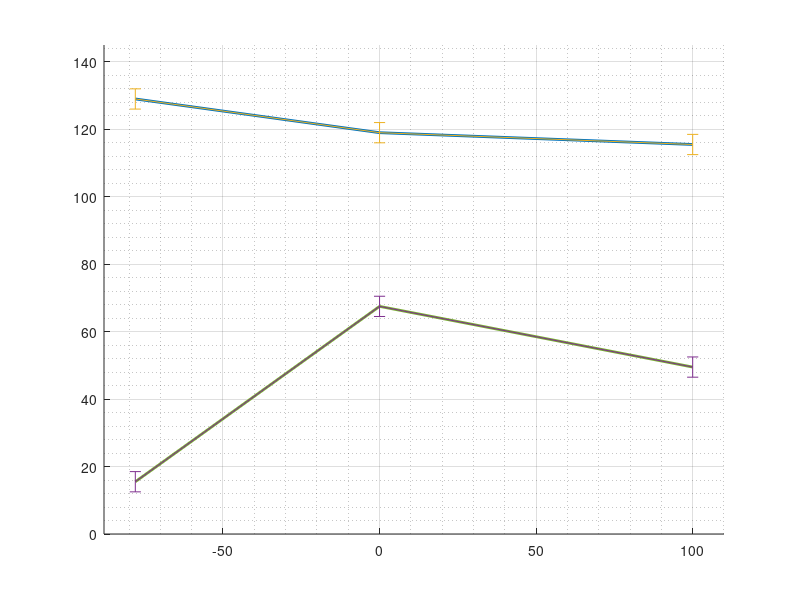

This figure's MATLAB source: (Note: this script raises an error after producing the figure.)
close all; clear

%% Data

% Tepmerature (deg C)
temperature = ([-108.4 32 212] - 32 ) * 5/9;

% Impact Energy for 304 Stainless Steel (ft-lb)
impactEnergy304 = [129 119 115.5];

% Imact Energy for 1018 Steel (ft.lb)
impactEnergy1018 = [15.5 67.5 49.5];

%% Plots

% Creating New Figure
figure(1)

% Keeps figure one
hold on
% Turns grid on
grid on
% Makes grid size sma;;
grid minor

% Plotting temperature veruses impact energy for 304 stainless steel
plot(temperature, impactEnergy304, 'Color', '#0072BD', 'LineWidth', 2);

% Plotting temperature versus impact energy for 1018 steel
plot(temperature, impactEnergy1018, 'Color','#77AC30', 'LineWidth', 2);

% Setting Axis Limits
xlim([-88 110]);
ylim([0 145]);

% ----- Error Bars -----

% Defines error as 3
deltaImpactEnergy = 3;
% Creating error vector
error = deltaImpactEnergy * ones(size(impactEnergy304));
% Plotting error Bars
errorBar304 = errorbar(temperature, impactEnergy304, error); 
errorBar1018 = errorbar(temperature, impactEnergy1018, error);
% Modifying error bar properties
errorBar304.Color = 'k';
errorBar304.CapSize = 5;
errorBar304.LineStyle = 'None';
errorBar1018.Color = 'k';
errorBar1018.CapSize = 5;
errorBar1018.LineStyle = 'None';

% ----- Plot Descriptors -----

% Creates Y-Axis Label
ylabel(' {Impact Energy (lb-ft)}', 'fontsize', 11, 'FontName', 'Times', ...
    'Interpreter', 'latex');
% Creates X-Axis Label
xlabel(' {Temperature ($${^\circ}$$C)}', 'fontsize', 11, 'FontName', 'Times', ...
    'Interpreter', 'latex');
% Creates Plot Title
title('{Impact Energy (lb-ft) vs Temperature ($${^\circ}$$C)}', 'fontsize', 14, ...
    'FontName', 'Times', 'Interpreter', 'latex');
% Generates and positions legend
legend('304 Stainless Steel', '1018 Steel', 'Error Bars ($${\pm}$$ 3)', 'location', ...
    'northeast', 'FontName', 'Times', 'Interpreter', 'latex');
% Adjusting Axis Properties
ax = gca;
ax.FontName = 'Times';


%% Calculations

% Converting impact energy from lb-ft to Joules
% 1 ft-lb = 1.35582 J
impactEnergy304J = impactEnergy304 * 1.35582;
impactEnergy1018J = impactEnergy1018 * 1.35582;
% Calculating the new error for conversion
deltaImpactEnergyJ = abs(1.35582) * deltaImpactEnergy;
